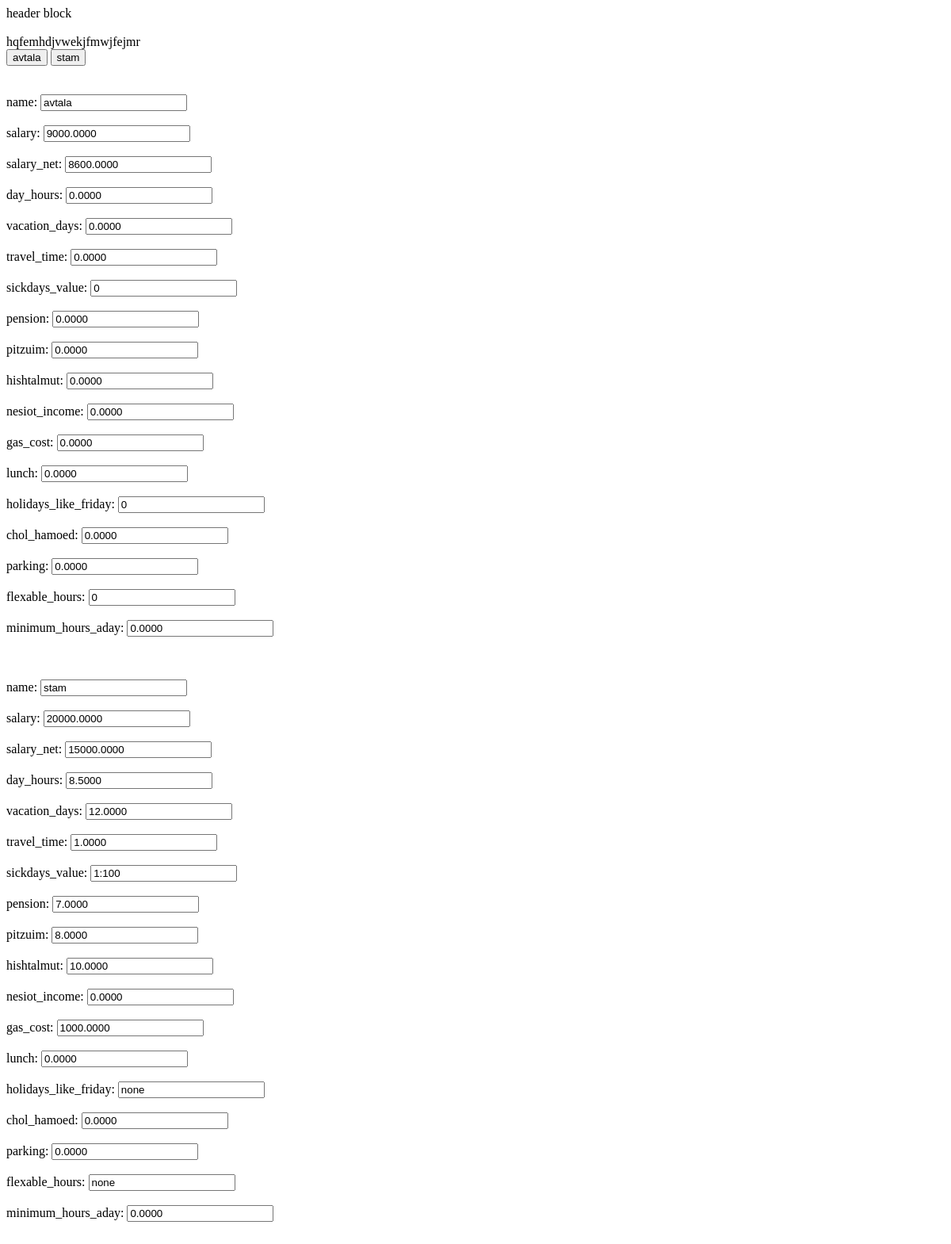
/salary/compare, run on an earlier commit of the app's database.
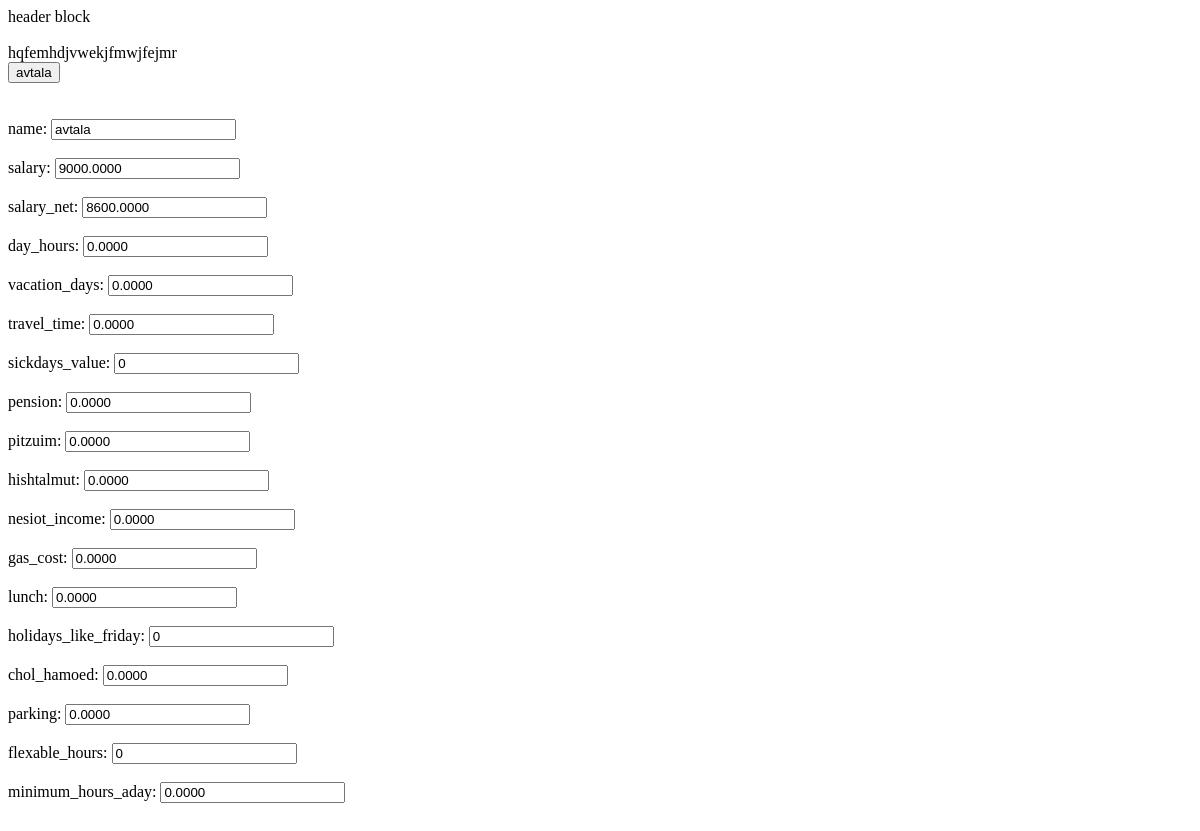
And on a later commit of the database.
### calculator/models.py (models this page shows, shortened)
class Salary(models.Model):
    HELP_CODE = 'needs to change'
    name = models.CharField(max_length=128, help_text=HELP_CODE)
    salary = models.DecimalField(default=0.0, max_digits=20, decimal_places=4, help_text=HELP_CODE)
    salary_net = models.DecimalField(default=0.0, max_digits=20, decimal_places=4, help_text=HELP_CODE)
    day_hours = models.DecimalField(default=0.0, max_digits=20, decimal_places=4, help_text=HELP_CODE)
    vacation_days = models.DecimalField(default=0.0, max_digits=20, decimal_places=4, help_text=HELP_CODE)
    travel_time = models.DecimalField(default=0.0, max_digits=20, decimal_places=4, help_text=HELP_CODE)
    sickdays_value = models.CharField(max_length=128, help_text=HELP_CODE)
    pension = models.DecimalField(default=0.0, max_digits=20, decimal_places=4, help_text=HELP_CODE)
    pitzuim = models.DecimalField(default=0.0, max_digits=20, decimal_places=4, help_text=HELP_CODE)
    hishtalmut = models.DecimalField(default=0.0, max_digits=20, decimal_places=4, help_text=HELP_CODE)
    nesiot_income = models.DecimalField(default=0.0, max_digits=20, decimal_places=4, help_text=HELP_CODE)
    gas_cost = models.DecimalField(default=0.0, max_digits=20, decimal_places=4, help_text=HELP_CODE)
    lunch = models.DecimalField(default=0.0, max_digits=20, decimal_places=4, help_text=HELP_CODE)
    holidays_like_friday = models.CharField(max_length=128, help_text=HELP_CODE)
    chol_hamoed = models.DecimalField(default=0.0, max_digits=20, decimal_places=4, help_text=HELP_CODE)
    minimum_hours_aday = models.DecimalField(default=0.0, max_digits=20, decimal_places=4, help_text=HELP_CODE)
    parking = models.DecimalField(default=0.0, max_digits=20, decimal_places=4, help_text=HELP_CODE)
    flexable_hours = models.CharField(max_length=128, help_text=HELP_CODE)

### calculator/views.py (the view)
# urls.py: path('compare',  views.compare, name="compare"),
def compare(request):
    salaries = Salary.objects.all()
    context = {"salaries": salaries}
    return render(request, 'compare.html', context)

### calculator/templates/compare.html (shortened to what this page needs)
{% extends "base.html" %}
{% block head %}
<link rel="stylesheet" href='/static/compare.css'>
{% endblock head%}
{% block content %}
<br>
hqfemhdjvwekjfmwjfejmr
<div class="tab">
  {% for salary in salaries %}
  <button class="tablinks active" onclick="openCity(event, '{{salary.name}}')">{{salary.name}}</button>
  {% endfor %}
</div>
<div>
{% for salary in salaries %}
<br><br>
<label for="fname">name:</label>
<input type="text" id="name" name="name" value="{{salary.name}}" readonly ><br><br>
<label for="fname">salary:</label>
<input type="number" id="salary" name="salary" value={{salary.salary}} readonly ><br><br>
  <label for="fname">salary_net:</label>
<input type="number" id="salary_net" name="salary_net" value={{salary.salary_net}} readonly ><br><br>
  <label for="fname">day_hours:</label>
<input type="number" id="day_hours" name="day_hours" value={{salary.day_hours}} readonly ><br><br>
  <label for="fname">vacation_days:</label>
<input type="number" id="vacation_days" name="vacation_days" value={{salary.vacation_days}} readonly ><br><br>
    <label for="fname">travel_time:</label>
<input type="number" id="travel_time" name="travel_time" value={{salary.travel_time}} readonly ><br><br>
    <label for="fname">sickdays_value:</label>
    <input type="text" id="sickdays_value" name="sickdays_value" value="{{salary.sickdays_value}}" readonly ><br><br>
    <label for="fname">pension:</label>
<input type="number" id="pension" name="pension" value={{salary.pension}} readonly ><br><br>
    <label for="fname">pitzuim:</label>
<input type="number" id="pitzuim" name="pitzuim" value={{salary.pitzuim}} readonly ><br><br>
    <label for="fname">hishtalmut:</label>
<input type="number" id="hishtalmut" name="hishtalmut" value={{salary.hishtalmut}} readonly ><br><br>
    <label for="fname">nesiot_income:</label>
<input type="number" id="nesiot_income" name="nesiot_income" value={{salary.nesiot_income}} readonly ><br><br>
    <label for="fname">gas_cost:</label>
<input type="number" id="gas_cost" name="gas_cost" value={{salary.gas_cost}} readonly ><br><br>
    <label for="fname">lunch:</label>
<input type="number" id="lunch" name="lunch" value={{salary.lunch}} readonly ><br><br>
    <label for="fname">holidays_like_friday:</label>
<input type="text" id="holidays_like_friday" name="holidays_like_friday" value="{{salary.holidays_like_friday}}" readonly ><br><br>
    <label for="fname">chol_hamoed:</label>
<input type="number" id="chol_hamoed" name="chol_hamoed" value={{salary.chol_hamoed}} readonly ><br><br>
<label for="fname">parking:</label>
<input type="number" id="parking" name="parking" value={{salary.parking}} readonly ><br><br>
<label for="fname">flexable_hours:</label>
<input type="text" id="flexable_hours" name="flexable_hours" value="{{salary.flexable_hours}}" readonly ><br><br>
<label for="fname">minimum_hours_aday:</label>
<input type="number" id="minimum_hours_aday" name="minimum_hours_aday" value={{salary.minimum_hours_aday}} readonly ><br><br>
</div>
  {% endfor %}
<br><br>
{% endblock content %}

### calculator/templates/base.html (shortened to what this page needs)
{% load static %}
<!DOCTYPE html>
<html>
    <head>
      {% block head %}{% endblock head %}
    </head>
    <body>
      <link rel="stylesheet" href="{% static 'base.css' %}">
      <div class="header">
        header block
      </div>
    <div class="">
      {% block content %}{% endblock content %}
    </div>
    </body>
</html>

What changed in the data, as far as the page shows it:
removed Salary: name "stam", salary "20000.0000", salary_net "15000.0000", day_hours "8.5000", vacation_days "12.0000", travel_time "1.0000", sickdays_value "1:100", pension "7.0000", pitzuim "8.0000", hishtalmut "10.0000", nesiot_income "0.0000", gas_cost "1000.0000", lunch "0.0000", holidays_like_friday "none", chol_hamoed "0.0000", parking "0.0000", flexable_hours "none", minimum_hours_aday "0.0000"
